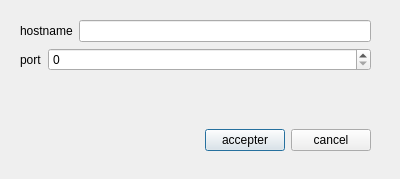
<?xml version="1.0" encoding="UTF-8"?>
<ui version="4.0">
 <class>ChatConnectionDialog</class>
 <widget class="QDialog" name="ChatConnectionDialog">
  <property name="geometry">
   <rect>
    <x>0</x>
    <y>0</y>
    <width>400</width>
    <height>179</height>
   </rect>
  </property>
  <property name="windowTitle">
   <string>Dialog</string>
  </property>
  <widget class="QWidget" name="">
   <property name="geometry">
    <rect>
     <x>20</x>
     <y>20</y>
     <width>351</width>
     <height>131</height>
    </rect>
   </property>
   <layout class="QVBoxLayout" name="verticalLayout">
    <item>
     <layout class="QHBoxLayout" name="horizontalLayout">
      <item>
       <widget class="QLabel" name="label">
        <property name="text">
         <string>hostname</string>
        </property>
       </widget>
      </item>
      <item>
       <widget class="QLineEdit" name="hostname"/>
      </item>
     </layout>
    </item>
    <item>
     <layout class="QFormLayout" name="formLayout">
      <item row="0" column="0">
       <widget class="QLabel" name="label_2">
        <property name="text">
         <string>port</string>
        </property>
       </widget>
      </item>
      <item row="0" column="1">
       <widget class="QSpinBox" name="port">
        <property name="maximum">
         <number>999999999</number>
        </property>
       </widget>
      </item>
     </layout>
    </item>
    <item>
     <layout class="QHBoxLayout" name="horizontalLayout_2">
      <item>
       <spacer name="horizontalSpacer">
        <property name="orientation">
         <enum>Qt::Horizontal</enum>
        </property>
        <property name="sizeHint" stdset="0">
         <size>
          <width>40</width>
          <height>20</height>
         </size>
        </property>
       </spacer>
      </item>
      <item>
       <widget class="QPushButton" name="ok">
        <property name="text">
         <string>accepter</string>
        </property>
       </widget>
      </item>
      <item>
       <widget class="QPushButton" name="cancel">
        <property name="text">
         <string>cancel</string>
        </property>
       </widget>
      </item>
     </layout>
    </item>
   </layout>
  </widget>
 </widget>
 <resources/>
 <connections/>
</ui>
